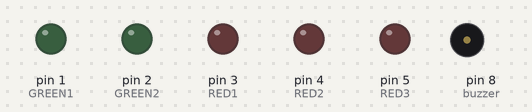
Bench run of a program on a simulated Arduino Uno, built with avr-gcc and run on an emulated ATmega328P. Shown: output pins drawn as LEDs (lit = HIGH), buzzer (waves = sounding).

Above: at 0.1 s.
At 9.95 s:
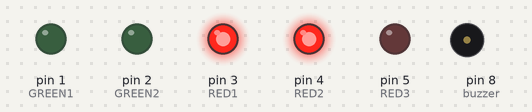
At 20.1 s:
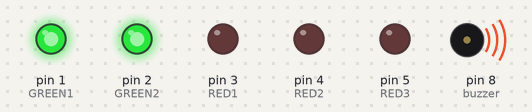
At 29.65 s:
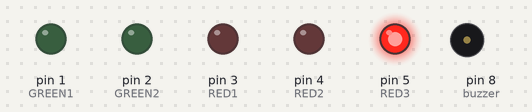
At 39.85 s:
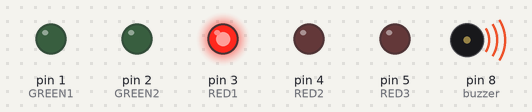
Timing chart, 0 to 40.0 s (numbered marks = the images above):
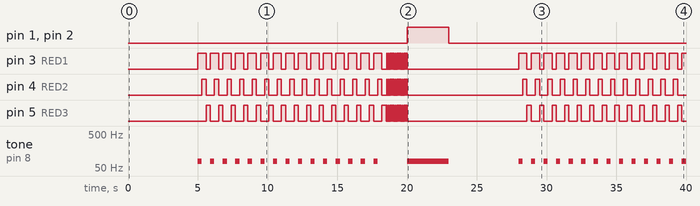

Measured:
- by itself, pin 1 (GREEN1), pin 2 (GREEN2): LOW → HIGH at 20.0 s, → LOW 3.0 s later
- by itself, pin 4 (RED2): LOW → HIGH at 5.3 s, → LOW 0.30 s later, → HIGH 0.60 s later, → LOW 0.30 s later, … (86 changes in this stretch)
- by itself, pin 3 (RED1): goes 15 × (HIGH 0.60 s, LOW 0.30 s), 14 × (HIGH 0.05 s, LOW 0.05 s), HIGH 0.05 s, LOW 8.0 s, 13 × (HIGH 0.60 s, LOW 0.30 s), then HIGH
- by itself, pin 5 (RED3): goes 14 × (HIGH 0.30 s, LOW 0.60 s), HIGH 0.30 s, 15 × (LOW 0.05 s, HIGH 0.05 s), LOW 8.6 s, 12 × (HIGH 0.30 s, LOW 0.60 s), HIGH 0.30 s, then LOW

The program:

main.cpp
```cpp
#include <Arduino.h>

const int GREEN1 = 1;
const int GREEN2 = 2;
const int RED1 = 3;
const int RED2 = 4;
const int RED3 = 5;
const int buzzer = 8;
int blinkRate = 300;


void greenOn() {
  digitalWrite(GREEN1, HIGH);
  digitalWrite(GREEN2, HIGH);

}

void greenOff() {
 digitalWrite(GREEN1, LOW);
  digitalWrite(GREEN2, LOW);
}

void redOn() {
  digitalWrite(RED1, HIGH);
  digitalWrite(RED2, HIGH);
  digitalWrite(RED3, HIGH);
}

void redOff() {
  digitalWrite(RED1, LOW);
  digitalWrite(RED2, LOW);
  digitalWrite(RED3, LOW);
}


void setup() {
  pinMode(GREEN1, OUTPUT);
  pinMode(GREEN2, OUTPUT);
  pinMode(RED1, OUTPUT);
  pinMode(RED2, OUTPUT);
  pinMode(RED3, OUTPUT);
  pinMode(buzzer, OUTPUT);
}


void loop() {
noTone(buzzer);
greenOff();
redOff();

delay(5000);
blinkRate = 300;


for(int i = 0; i <15; i++) {
  tone(buzzer, 80);
  redOff();
  digitalWrite(RED1, HIGH);
  delay(blinkRate);
  noTone(buzzer);
  digitalWrite(RED2, HIGH);
  delay(blinkRate);
  redOff();
  digitalWrite(RED3, HIGH);
  delay(blinkRate);
}

for(int i = 0; i <15; i++) {
  redOff();
  delay(50);
  redOn();
  delay(50);
}

tone(buzzer,80);
redOff();
greenOn();
delay(3000);
}
```
